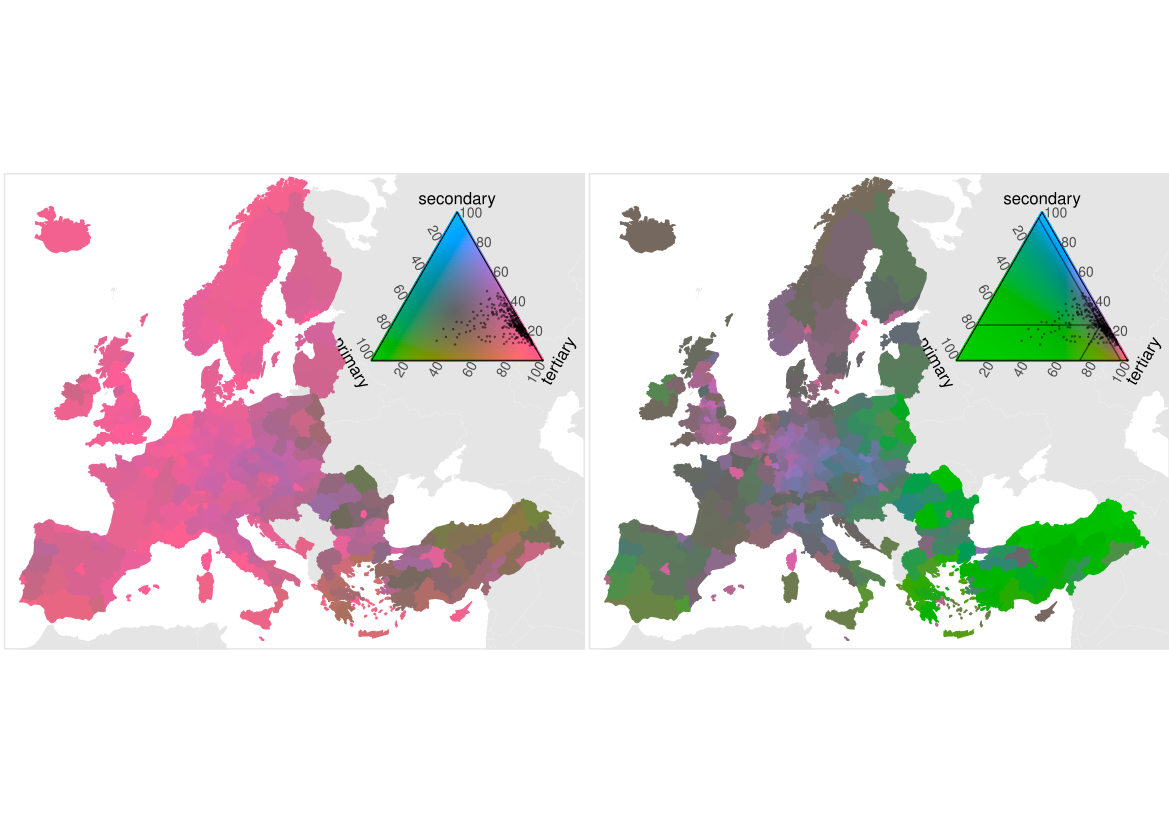

Source code (R):
#' ---
#' title: European regional labor force composition 2016
#' author: Jonas Schöley
#' output:
#'   github_document
#' ---

#+echo=FALSE
knitr::opts_chunk$set(warning=FALSE, message=FALSE,
                      fig.width = 12, fig.height = 12)

devtools::install_github('jschoeley/tricolore')
library(tricolore); DemoTricolore()

euro_sectors <- subset(euro_sectors, year == 2016)

centre = tricolore:::Centre(as.matrix(euro_sectors[,3:5]))

# Raw proportions ---------------------------------------------------------

# generate colors based on compositions in `euro_sectors`, default options
tricol <- Tricolore(euro_sectors, 'primary', 'secondary', 'tertiary',
                    show_center = FALSE, hue = 0.35, k = 100)

# merge vector of colors with with map data
euro_sectors$srgb <- tricol$hexsrgb
map_data <- dplyr::left_join(euro_geo_nuts2, euro_sectors, by = c('id' = 'nuts2'))

p1 <-
  euro_basemap +
  geom_polygon(aes(long, lat, group = group, fill = srgb, color = srgb),
               data = map_data) +
  scale_fill_identity() +
  scale_color_identity() +
  annotation_custom(
    ggplotGrob(
      tricol$legend +
        theme(plot.background = element_rect(fill = NA, color = NA))
    ),
    xmin = 53e5, xmax = Inf, ymin = 35e5, ymax = Inf)

# Centered proportions ----------------------------------------------------

# generate colors based on compositions in `euro_sectors`, default options
tricol <- Tricolore(euro_sectors, 'primary', 'secondary', 'tertiary',
                    center = NA, show_center = TRUE, hue = 0.35)

# merge vector of colors with with map data
euro_sectors$srgb <- tricol$hexsrgb
map_data <- dplyr::left_join(euro_geo_nuts2, euro_sectors, by = c('id' = 'nuts2'))

p2 <-
  euro_basemap +
  geom_polygon(aes(long, lat, group = group, fill = srgb, color = srgb),
               data = map_data) +
  scale_fill_identity() +
  scale_color_identity() +
  annotation_custom(
    ggplotGrob(
      tricol$legend +
        theme(plot.background = element_rect(fill = NA, color = NA))
    ),
    xmin = 53e5, xmax = Inf, ymin = 35e5, ymax = Inf)

# Merge -------------------------------------------------------------------

grid.arrange(p1, p2, ncol = 2)
